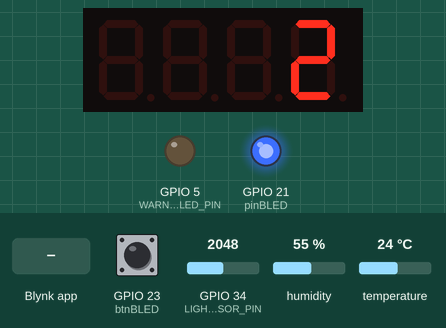
Bench run of a program on a simulated ESP32. Parts: 4-digit seven-segment display, output pins drawn as LEDs (lit = HIGH). Inputs (shaded band) come from the test bench; at power-on: GPIO 34 (LIGHT_SENSOR_PIN) = 2048, GPIO 23 (btnBLED) HIGH, temperature 24 °C, humidity 55 %. WiFi joins after 1.5 s; servers stay silent unless stated; what the program prints to the serial monitor is not drawn.

Above: at 3.0 s.
3.1 s: GPIO 34 (LIGHT_SENSOR_PIN) set to 1036
4.6 s: GPIO 34 (LIGHT_SENSOR_PIN) set to 938
At 5.6 s:
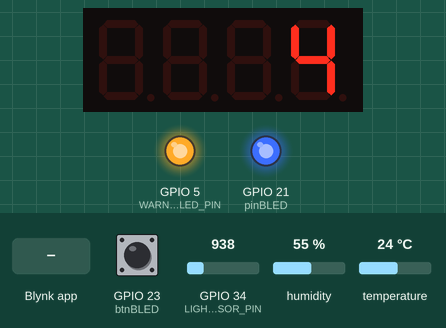
7.5 s: GPIO 23 (btnBLED) pulled LOW for 0.15 s
At 8.6 s:
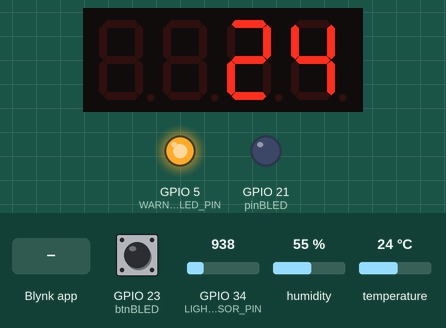
9.5 s: Blynk app writes 1 to V1
At 11.2 s:
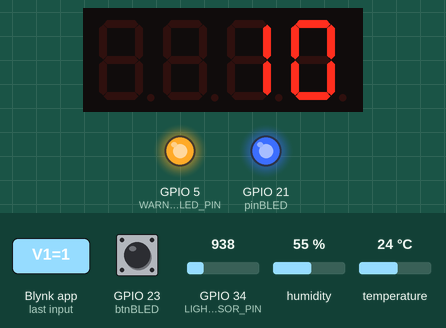
11.3 s: temperature set to 28 °C
At 14.6 s:
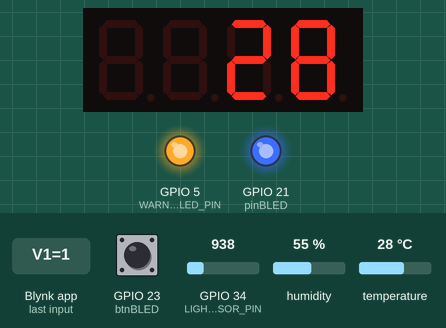
15.5 s: temperature set to 33 °C
At 18.7 s:
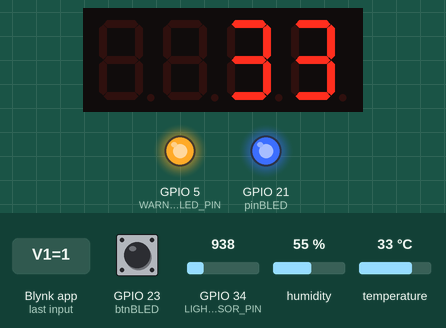
Timing chart, 0 to 20.2 s (numbered marks = the images above; inputs shaded):
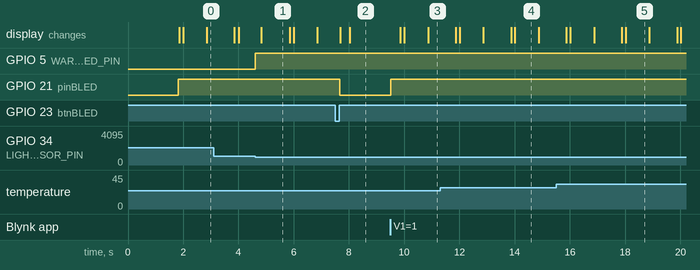

Measured:
- the behaviour switches between 1000 and 999 on GPIO 34 (LIGHT_SENSOR_PIN) (found by bisection; images 0 and 1)
- after the input at 4.6 s, GPIO 5 (WARNING_LED_PIN): LOW → HIGH at once
- after the input at 7.5 s, GPIO 21 (pinBLED): HIGH → LOW after 0.17 s
- after the input at 9.5 s, GPIO 21 (pinBLED): LOW → HIGH at once; the display: first changes after 0.36 s (image 3 shows a later state)
- what the display in image 1 shows lasts 1.1 s, from 4.8 s to 5.9 s
- what the display in image 4 shows lasts 0.9 s, from 14.0 s to 14.9 s

The program:

main.cpp
```cpp
#include <Arduino.h>
#include <TM1637Display.h>
#include <DHT.h>
/* Fill in information from Blynk Device Info here */
// #define BLYNK_TEMPLATE_ID "TMPL6lYwGWEqx"
// #define BLYNK_TEMPLATE_NAME "ESMART"
// #define BLYNK_AUTH_TOKEN "HY9Ws1btOsgiJwyMzkzmCs2p2-jFjC4H"
#define BLYNK_TEMPLATE_ID "TMPL6quxMgbIa"
#define BLYNK_TEMPLATE_NAME "ESMART"
#define BLYNK_AUTH_TOKEN "Acyka70x2zwZsluL2-x_TQ_WKMIjWjZK"

#include <WiFi.h>
#include <WiFiClient.h>
#include <BlynkSimpleEsp32.h>

// Wokwi sử dụng mạng WiFi "Wokwi-GUEST" không cần mật khẩu cho việc chạy mô phỏng
char ssid[] = "Wokwi-GUEST"; // Tên mạng WiFi
char pass[] = "";            // Mật khẩu mạng WiFi

// char ssid[] = "CNTT-MMT";  //Tên mạng WiFi
// char pass[] = "13572468";             //Mật khẩu mạng WiFi

#define btnBLED 23
#define pinBLED 21

#define DHTPIN 16
#define DHTTYPE DHT22

#define CLK 18
#define DIO 19

#define LIGHT_SENSOR_PIN 34 // Cảm biến ánh sáng quang trở (LDR)
#define WARNING_LED_PIN 5   // Đèn LED cảnh báo khi tối
int darkThreshold = 1000;   // Ngưỡng ánh sáng

DHT dht(DHTPIN, DHTTYPE);
TM1637Display display(CLK, DIO);

ulong currentMiliseconds = 0;
bool blueButtonON = true;
ulong lastMillis = 0;

bool IsReady(ulong &ulTimer, uint32_t milisecond);
void updateBlueButton();
void uptimeBlynk();
void checkLightThreshold();

void setup()
{
  Serial.begin(115200);
  pinMode(pinBLED, OUTPUT);
  pinMode(btnBLED, INPUT_PULLUP);
  pinMode(LIGHT_SENSOR_PIN, INPUT);
  pinMode(WARNING_LED_PIN, OUTPUT);

  dht.begin();
  display.setBrightness(0x0f);
  display.showNumberDec(0, false);

  Serial.print("Connecting to ");
  Serial.println(ssid);
  Blynk.begin(BLYNK_AUTH_TOKEN, ssid, pass);

  Serial.println("WiFi connected");

  digitalWrite(pinBLED, blueButtonON ? HIGH : LOW);
  Blynk.virtualWrite(V1, blueButtonON);
  Blynk.virtualWrite(V4, darkThreshold);

  Serial.println("== START ==>");
}

void loop()
{
  Blynk.run();

  if (millis() - lastMillis >= 2000)
  {
    lastMillis = millis();

    float temperature = dht.readTemperature();
    float humidity = dht.readHumidity();

    if (isnan(temperature) || isnan(humidity))
    {
      Serial.println("Lỗi đọc cảm biến DHT22!");
      return;
    }

    Serial.print("Nhiệt độ: ");
    Serial.print(temperature);
    Serial.print("°C, ");
    Serial.print("Độ ẩm: ");
    Serial.print(humidity);
    Serial.println("%");

    display.showNumberDec((int)temperature, false);

    Blynk.virtualWrite(V2, temperature);
    Blynk.virtualWrite(V3, humidity);
  }

  currentMiliseconds = millis();
  uptimeBlynk();
  updateBlueButton();
  checkLightThreshold();
}

bool IsReady(ulong &ulTimer, uint32_t milisecond)
{
  if (currentMiliseconds - ulTimer < milisecond)
    return false;
  ulTimer = currentMiliseconds;
  return true;
}

void updateBlueButton()
{
  static ulong lastTime = 0;
  static int lastValue = HIGH;
  if (!IsReady(lastTime, 50))
    return;
  int v = digitalRead(btnBLED);
  if (v == lastValue)
    return;
  lastValue = v;
  if (v == LOW)
    return;

  if (!blueButtonON)
  {
    Serial.println("Blue Light ON");
    digitalWrite(pinBLED, HIGH);
    blueButtonON = true;
    Blynk.virtualWrite(V1, blueButtonON);
  }
  else
  {
    Serial.println("Blue Light OFF");
    digitalWrite(pinBLED, LOW);
    blueButtonON = false;
    Blynk.virtualWrite(V1, blueButtonON);
    display.clear();
  }
}

void uptimeBlynk()
{
  static ulong lastTime = 0;
  if (!IsReady(lastTime, 1000))
    return;
  ulong value = lastTime / 1000;
  Blynk.virtualWrite(V0, value);
  if (blueButtonON)
  {
    display.showNumberDec(value);
  }
}

void checkLightThreshold()
{
  int lightValue = analogRead(LIGHT_SENSOR_PIN);
  Serial.print("Light Intensity: ");
  Serial.println(lightValue);

  Blynk.virtualWrite(V4, lightValue);

  if (lightValue < darkThreshold)
  {
    digitalWrite(WARNING_LED_PIN, HIGH);
    Serial.println("Warning: Too dark!");
  }
  else
  {
    digitalWrite(WARNING_LED_PIN, LOW);
  }
}

BLYNK_WRITE(V1)
{
  blueButtonON = param.asInt();
  if (blueButtonON)
  {
    Serial.println("Blynk -> Blue Light ON");
    digitalWrite(pinBLED, HIGH);
  }
  else
  {
    Serial.println("Blynk -> Blue Light OFF");
    digitalWrite(pinBLED, LOW);
    display.clear();
  }
}

BLYNK_WRITE(V4)
{
  darkThreshold = param.asInt();
  Serial.print("Updated darkThreshold: ");
  Serial.println(darkThreshold);
}
```
